Frame 1 (no input): blank canvas, image omitted
Frame 60 (the mouse pressed at the canvas centre just before this capture): blank canvas, image omitted
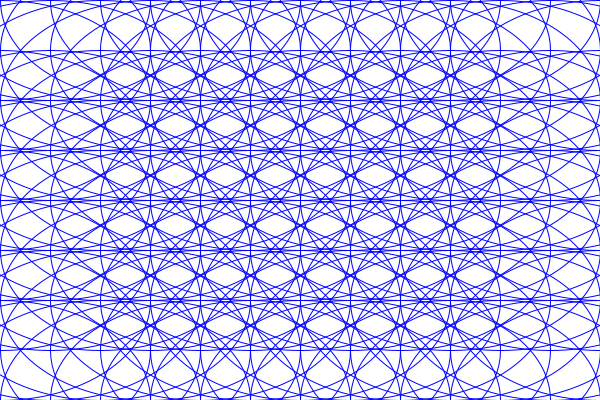
Frame 120 (the mouse held since frame 60 and released just before this capture)

The Processing sketch whose frames 1 and 60 were blank and that drew this single picture after the mouse press (run headless with seeded random() and noise(); from frame 60 on, the mouse is pressed at the canvas centre):

// Processing sketch: i_Grid_01
// ── i_Grid_01.pde
///////////////////////////////////////////
/*
 ++++++++++++++++++++++++++++++++++++++++++
 SYSTÈMES GRAPHIQUES 1.0 (2012)
 AN INTRODUCTORY COURSE TO CREATIVE 
 CODING FOR GRAPHIC DESIGN STUDENTS.
 
 IMPLEMENTED BY THE FREE ART BUREAU 
 www.freeartbureau.org
 ++++++++++++++++++++++++++++++++++++++++++
 INTERACTION_01
 SKETCH : GRID_01
 PARENT SKETCH : 
 TYPE : DYNAMIQUE
 */
/////////////////////////// GLOBALS ////////////////////////////

/////////////////////////// SETUP ////////////////////////////


void setup() { 
  size(600, 400);
  background(255);
  noFill();
  smooth();
}

/////////////////////////// DRAW ////////////////////////////
void draw() {
  background(255);
  stroke(0, 0, 255);

  for (int x = 0; x<=width; x+=50) {
    for (int y = 0; y<=height; y+=50) {
      ellipse(x, y, mouseX, mouseY); // USE THIS LINE FIRST.
      
      // Then check these. What is the difference?
      
      //float mx = constrain(mouseX, 50, 100);
      //ellipse(x,y,mx,mx);
      
      //float mx = map(mouseX,0,width,50,100);
      //ellipse(x,y,mx,mx);
      
    }
  }
}
